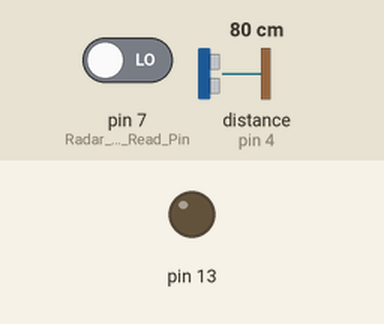
A sketch run on a simulated Arduino Uno, built with avr-gcc and run on an emulated ATmega328P. Parts: output pins drawn as LEDs (lit = HIGH). Wiring (inferred from the names in the program): ultrasonic range finder: trigger pin 2; echo pin 4. The inputs (shaded band) are chosen by the test bench; at power-on: pin 7 (Radar_Signal_Read_Pin) LOW, distance to the obstacle (sensor on pin 4) 80 cm. The echo pulse lasts 58.3 µs per cm; pins used as bus, display or sensor lines are not drawn; what the sketch prints to the serial monitor is not drawn.

Above: at 1.2 s.
1.3 s: pin 7 (Radar_Signal_Read_Pin) driven HIGH
At 2.5 s:
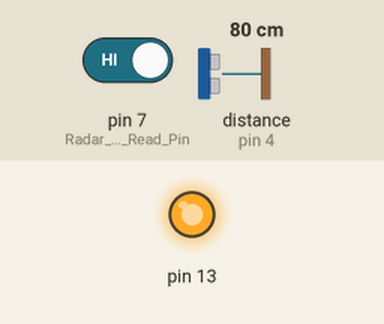
8.8 s: pin 7 (Radar_Signal_Read_Pin) driven LOW
At 9.5 s:
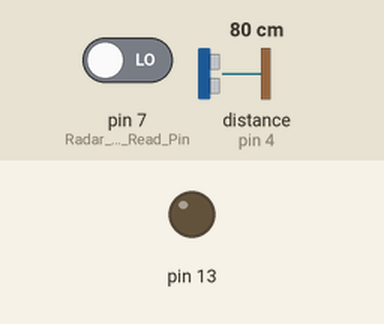
Timing chart, 0 to 11.8 s (numbered marks = the images above; inputs shaded):
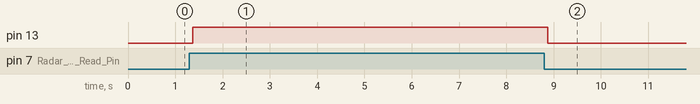

Measured:
- after the input at 1.3 s, pin 13: LOW → HIGH after 0.07 s
- after the input at 8.8 s, pin 13: HIGH → LOW after 0.08 s

The sketch:

_____.ino
```cpp
#include <SoftwareSerial.h>                       // 소프트웨어 시리얼 라이브러리 등록

/*------------------------ 아두이노 보드마다 소프트웨어 시리얼로 사용할 수 있는 핀 번호가 다르므로 주의 요망 ---------------------------*/
#define RX 8                                      // 소프트웨어 RX포트로 사용할 핀 번호 정의
#define TX 9
#define TRIG 2 //TRIG 핀 설정 (초음파 보내는 핀)
#define ECHO 4 //ECHO 핀 설정 (초음파 받는 핀)                                    // 소프트웨어 TX포트로 사용할 핀 번호 정의

SoftwareSerial Arduino_to_Radar_Serial(RX, TX);   // 레이더 소프트웨어 시리얼 객체명 선언(설정 보드의 RX 핀, 설정보드의 TX 핀)
SoftwareSerial BTSerial(10, 11);                  // 블루투스 시리얼 객체명 선언 & 핀 설정
int Radar_Signal_Read_Pin = 7;                    // Radar 모듈 신호선(3번핀)과 아두이노에 연결된 핀번호

// 변수
int val = 0;                                      // Read한 Radar 모듈 신호선의 값을 저장할 변수

/*------------------------ CLI_Command 종류 ---------------------------*/
// MotionDataEnable 0 : MDR이 측정하고 있는 MotionData를 주기적으로 출력
// MotionDataEnable 1 : MDR이 측정하고 있는 MotionData를 주기적으로 출력
// DetectLevel : 현재 설정되어 있는 DetectLevel 확인
// DetectLevel 11000 : DetectLevel [11000] 설정
// HoldTime : 현재 설정되어 있는 HoldTime 확인
// HoldTime 2000 : HoldTime [2000ms] 설정
/*------------------------ CLI_Command 종류 ---------------------------*/

void setup()
{
  // put your setup code here, to run once:
  pinMode(Radar_Signal_Read_Pin, INPUT); // 디지털 7번핀을 GPIO INPUT으로 설정
  pinMode(LED_BUILTIN, OUTPUT); // LED_BUILTIN는 아두이노 보드에 자체적으로 달린 LED이며, 이를 Signal Out핀으로 설정
  pinMode(TRIG, OUTPUT);
  pinMode(ECHO, INPUT);

  Serial.begin(9600); // Serial 객체는 PC와 Arduino와의 시리얼 통신을 담당하며, Baud Rate = 9600 설정
  BTSerial.begin(38400);
  Arduino_to_Radar_Serial.begin(9600); // Arduino_to_Radar_Serial 객체는 Arduino와 Radar 모듈과의 시리얼 통신을 담당하며, Baud Rate = 9600 설정
}

void loop()
{
    if (BTSerial.available())
    Serial.write(BTSerial.read());
  if (Serial.available())
    BTSerial.write(Serial.read());
    long duration, distance;

  digitalWrite(TRIG, LOW);
  delayMicroseconds(2);
  digitalWrite(TRIG, HIGH);
  delayMicroseconds(10);
  digitalWrite(TRIG, LOW);

  duration = pulseIn (ECHO, HIGH); //물체에 반사되어돌아온 초음파의 시간을 변수에 저장합니다.

  //34000*초음파가 물체로부터 반사되어 돌아오는시간 /1000000 / 2(왕복값이아니라 편도값이기때문에 나누기2를 해줍니다.)
 //초음파센서의 거리값이 위 계산값과 동일하게 Cm로 환산되는 계산공식 입니다. 수식이 간단해지도록 적용했습니다.
  distance = duration * 17 / 1000;

  Serial.println(distance); //측정된 물체로부터 거리값(cm값)을 보여줍니다.
  Serial.print(" Cm");

  //블루투스 보냄
  BTSerial.write(distance);


  delay(100); //1초마다 측정값을 보여줍니다.
  // put your main code here, to run repeatedly:
  val = digitalRead(Radar_Signal_Read_Pin);   // Radar로부터의 움직임 신호를 Read하여 val 변수에 저장
  digitalWrite(LED_BUILTIN, val);  // val 변수의 값에 따른 LED의 High, Low 상태 결정

  /*------------------------ 움직임이 있을 경우 수행하고 싶은 코드를 입력하세요 Start ---------------------------*/
  if(val > 0)
  {
    // 움직임이 있을 경우 수행하고 싶은 코드를 입력하세요.
  }
  /*------------------------ 움직임이 있을 경우 수행하고 싶은 코드를 입력하세요 End ---------------------------*/

  // 시리얼 모니터 -> 아두이노 -> Radar 모듈
  if(Serial.available())
  {
    // read the incoming byte:
    char Transmit_Char = Serial.read(); // 시리얼 모니터를 통해 전송할 데이터를 1바이트씩 읽고 Transmit_Char 변수에 저장
    Arduino_to_Radar_Serial.write(Transmit_Char); // Transmit_Char 변수에 저장된 1바이트 값을 Radar 모듈로 송신
    Serial.print(Transmit_Char); // 아두이노 사용자가 자신이 전송한 데이터를 알 수 있도록 Transmit_Char 변수에 저장된 1바이트 값을 시리얼 모니터에 표시
  }


  // Radar 모듈 -> 아두이노 -> 시리얼 모니터
  if(Arduino_to_Radar_Serial.available())
  {
    // read the incoming byte:
    char Receive_Char = Arduino_to_Radar_Serial.read(); // Radar 모듈이 보낸 데이터를 1바이트씩 읽고 Receive_Char 변수에 저장
    Serial.print(Receive_Char); // Radar 모듈이 보낸 데이터를 아두이노 사용자가 알 수 있도록 Receive_Char 변수에 저장된 1바이트 값을 시리얼 모니터에 표시
  }
}
```
